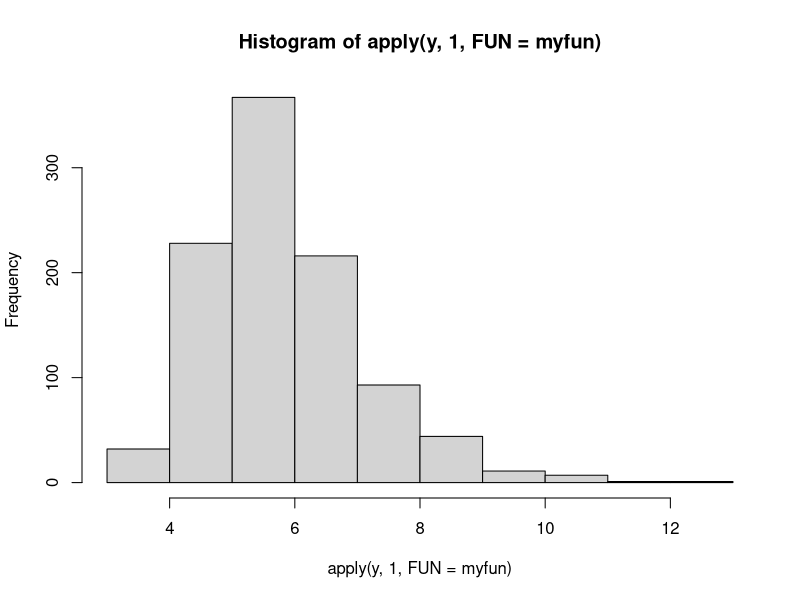
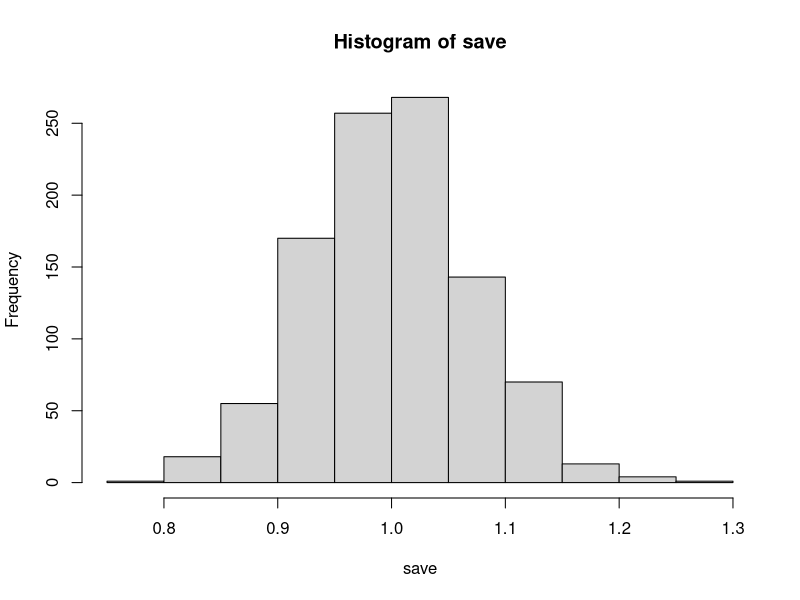
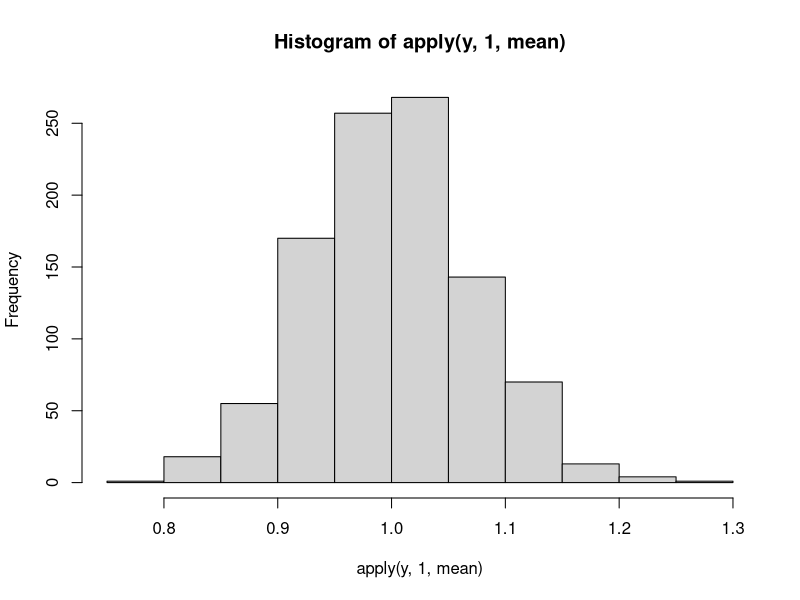

Generate these figures, in order, with R:

#Simulate values
  y= matrix(rgamma(1000*200,1,1),nrow=1000)

#Apply function - range on columns
  apply(y,1,FUN=range)
  
  apply(y,2,FUN=sd)
  
#Create own function
  myfun=function(x){max(x)-min(x)}
  hist(apply(y,1,FUN=myfun))
  
#Create for loop    
  save=rep(0,nrow(y))  
  for(i in 1:nrow(y)){
    save[i]=mean(y[i,])
  }
  hist(save)

  hist(apply(y,1,mean))
  
# Create 
  mu=seq(0,1000,250)
  sigma=c(10,1000)
  combs=expand.grid(mu,sigma)
  
  myfunc2=function(a,b){list(rnorm(1000,mean=a,sd=b))}
  
  out=mapply(a=combs$Var1,b=combs$Var2,FUN=myfunc2)
  str(out)
    
#lapply
  this= lapply(out,FUN=function(x){list(mean=mean(x),sd=sd(x))})

  result=matrix(unlist(this),ncol=2,byrow=TRUE)
